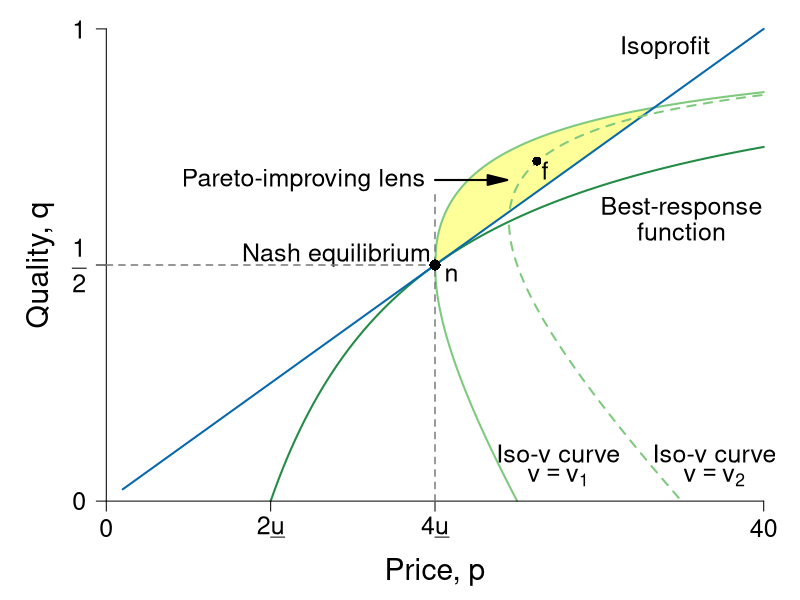

The R script that drew this image:
require(ggplot2)
require(shape)
pdf(file = "information_power/ch11_fig6.pdf", width = 9, height = 7)

#Set parameters for graphics
axislabelsize <- 1.8
labelsize <- 1.5
namesize <- 1.8
annotatesize <- 1.5
graphlinewidth <- 2
segmentlinewidth <- 1.5

COL <- c("#7fc97f", "#beaed4", "#fdc086", "#ffff99", "#386cb0", "#f0027f", "#bf5b17", "#666666")
COLA <- c("#e0f3db", "#99d8c9","#66c2a4","#41ae76", "#238b45", "#005824")
COLB <- c("#c6dbef", "#4eb3d3", "#2b8cbe", "#0868ac","#084081")
COLC <- c("#fcfbfd", "#efedf5", "#dadaeb", "#bcbddc", "#9e9ac8", "#807dba", "#6a51a3", "#54278f", "#3f007d")
grays <- gray.colors(25, start = 1, end = 0)

brfFn <- function(p, delta = 5) {
  1 - (2 * delta) / p
}

isovhigh <- function(p, delta = 5, v = 20){
  (sqrt(p^2 - 4 * delta * v) - p + 2*v)/(2 * v )
}

isovlow <- function(p, delta = 5, v = 20){
  (-sqrt(p^2 - 4 * delta * v) - p + 2*v)/(2 * v )
}


isovhigh1 <- function(p, delta = 5, v = 30){
  (sqrt(p^2 - 4 * delta * v) - p + 2*v)/(2 * v )
}

isovlow1 <- function(p, delta = 5, v = 30){
  (-sqrt(p^2 - 4 * delta * v) - p + 2*v)/(2 * v )
}

solowCondition <- function(p, delta = 5){
  (p*(1/(8*delta)))
}


par(mar =  c(4, 4, 0.5, 0.5))
xlims <- c(0, 40)
ylims <- c(0, 1)


plot(0, 0, xlim = xlims, ylim = ylims, type = "n",
     xlab = "",
     ylab = "",
     xaxt = "n", yaxt = "n", cex.lab = axislabelsize, bty = "n")

mtext(expression(paste("Price, ", p)), side = 1, line = 2.5, cex = axislabelsize)
text(-4, ylims[2] - 0.5*(ylims[2] - ylims[1]), expression(paste("Quality, ", q)), xpd = TRUE, cex = axislabelsize, srt = 90) 


npts <- 500 
npts2 <- 501
#Specify the sequences of points for graphing. 
xx1 <- seq(10, xlims[2], length.out = npts)
xx2 <- seq(1, xlims[2], length.out = npts)
xx3 <- seq(xlims[1], xlims[2], length.out = npts2)
xx4 <- seq(xlims[1], 25, length.out = npts2)
xx5 <- seq(xlims[1], xlims[2], length.out = npts2)
xx6 <- seq(xlims[1], 35, length.out = npts2)
yy1 <- isovhigh(xx3, delta = 5, v = 20)

#Below, note I have gone to number 416 because at that observation we can 
#find the closest outcome to the intersection of the curves. Serves fine 
#for the relevant polygon
#Draw the shaded area of the Pareto-improving lens
#For the polygon need the intersection of v and iso-profit
#(2p - 40)^2 = p^2 - 400
#4p^2 - 160p + 1600 = p^2 - 400
#3p^2 - 160p + 2000 = 0
#p = 20 or p = 100/3 = 33.3 
# => q = (1/40)*33.3 = 0.8325
polygon(c(xx3, xx3[416]), c(yy1, yy1[416]), col = COL[4], density = NULL, border = NA)

#Draw the lines for the graphs
lines(xx1, brfFn(xx1), col = COLA[5], lwd = graphlinewidth)
lines(xx3, isovhigh(xx3, v = 20, delta = 5), col = COL[1], lwd = graphlinewidth)
lines(xx4, isovlow(xx4, v = 20, delta = 5), col = COL[1], lwd = graphlinewidth)
lines(xx2, solowCondition(xx2, delta = 5), col = COLB[4], lwd = graphlinewidth)
lines(xx5, isovhigh1(xx5, v = 30, delta = 5), col = COL[1], lwd = graphlinewidth, lty = 2)
lines(xx6, isovlow1(xx6, v = 30, delta = 5), col = COL[1], lwd = graphlinewidth, lty = 2)


#Customize ticks and labels for the plot
ticksy <- c(0, 0.5, 1)
ylabels <- c(0, expression(paste(frac(1,2))), 1)
ticksx <- c(0, 10, 20, 40)
xlabels <- c(0, expression(paste(2*underline("u"))), expression(paste(4*underline("u"))), 40)
axis(1, at = ticksx, pos = 0, labels = xlabels, cex.axis = annotatesize)
axis(2, at = ticksy, pos = 0, labels = ylabels, las = 1, cex.axis = annotatesize)

#Annotation of the three graphs and the NE
text(34, 0.96, expression(paste("Isoprofit")), cex = annotatesize)
#text(31, 0.98, expression(paste("Isoprofit: ", q == frac(p, 8*underline("u")))), cex = annotatesize)
text(35, 0.62, expression(paste("Best-response")), cex = annotatesize)
text(35, 0.57, expression(paste("function")), cex = annotatesize)
#text(35, 0.48, expression(paste(q == 1 - frac(2*underline("u"), p))), cex = annotatesize)
text(27.5, 0.1, expression(paste("Iso-v curve")), cex = annotatesize)
text(27.5, 0.05, expression(paste(v == v[1])), cex = annotatesize)
text(37, 0.1, expression(paste("Iso-v curve")), cex = annotatesize)
text(37, 0.05, expression(paste(v == v[2])), cex = annotatesize)
text(14, 0.52, expression(paste("Nash equilibrium")), cex = annotatesize)

#Lines for the coordinates of the Nash equilbrium
segments(20, 0, 20, 0.65, lty = 2, col = grays[20], lwd = segmentlinewidth)
segments(0, 0.5, 20, 0.5, lty = 2, col = grays[20], lwd = segmentlinewidth)

#Add a point for the NE
points(20, 0.5, pch = 16, col = "black", cex = 1.5)
text(21, 0.48, expression(paste("n")), cex = annotatesize)

#Add a point for f. referred to in the text
points(26.2, 0.72, pch = 16, col = "black", cex = 1.2)
text(26.7, 0.7, expression(paste("f")), cex = annotatesize)

#Arrow to Pareto-improving Lens
Arrows(20, 0.68, 23.8, 0.68, col = "black", lty = 1, lwd = 2, arr.type = "triangle")
text(12, 0.68, expression(paste("Pareto-improving lens")), cex = annotatesize)

dev.off()
